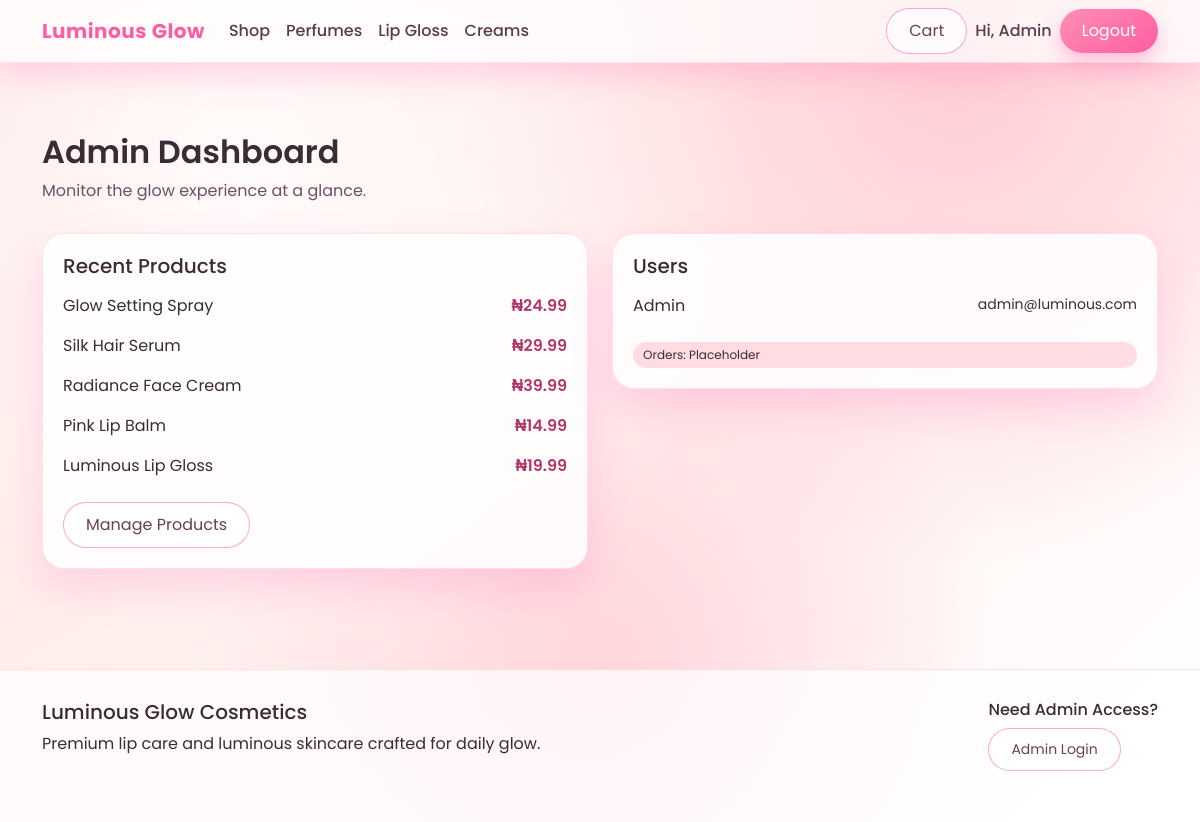
The page /admin/dashboard (signed in) on the database its author committed.
### models.py (models this page shows)
class User(Base):
    __tablename__ = "users"
    id = Column(Integer, primary_key=True, index=True)
    username = Column(String(50), nullable=False)
    email = Column(String(120), unique=True, nullable=False, index=True)
    password_hash = Column(String(255), nullable=False)
    is_admin = Column(Boolean, default=False)
    created_at = Column(DateTime, default=datetime.utcnow)
    cart_items = relationship("CartItem", back_populates="user")

class Product(Base):
    __tablename__ = "products"
    id = Column(Integer, primary_key=True, index=True)
    name = Column(String(120), nullable=False)
    description = Column(Text, nullable=False)
    price = Column(Float, nullable=False)
    category = Column(String(50), nullable=False, index=True)
    image_url = Column(String(255), nullable=False)
    stock = Column(Integer, default=0)
    cart_items = relationship("CartItem", back_populates="product")

### admin.py (the view)
@router.get("/dashboard")
def admin_dashboard(
    request: Request,
    db: Session = Depends(get_db),
    current_user: User = Depends(require_admin),
):
    users = db.query(User).order_by(User.created_at.desc()).all()
    products = db.query(Product).order_by(Product.id.desc()).limit(5).all()
    return templates.TemplateResponse(
        "admin/dashboard.html",
        {
            "request": request,
            "current_user": current_user,
            "users": users,
            "products": products,
        },
    )

### templates/admin/dashboard.html
{% extends "base.html" %}
{% block content %}
<section class="section">
  <div class="container">
    <div class="section-header">
      <h2>Admin Dashboard</h2>
      <p>Monitor the glow experience at a glance.</p>
    </div>
    <div class="row g-4">
      <div class="col-12 col-lg-6">
        <div class="panel-card">
          <h5>Recent Products</h5>
          <ul class="list-unstyled">
            {% for product in products %}
            <li class="panel-row">
              <span>{{ product.name }}</span>
              <span class="price">₦{{ "%.2f"|format(product.price) }}</span>
            </li>
            {% else %}
            <li>No products yet.</li>
            {% endfor %}
          </ul>
          <a class="btn btn-glossy-outline" href="/admin/products">Manage Products</a>
        </div>
      </div>
      <div class="col-12 col-lg-6">
        <div class="panel-card">
          <h5>Users</h5>
          <ul class="list-unstyled">
            {% for user in users[:5] %}
            <li class="panel-row">
              <span>{{ user.username }}</span>
              <small>{{ user.email }}</small>
            </li>
            {% else %}
            <li>No users yet.</li>
            {% endfor %}
          </ul>
          <div class="tag">Orders: Placeholder</div>
        </div>
      </div>
    </div>
  </div>
</section>
{% endblock %}

### templates/base.html (shortened to what this page needs)
<!DOCTYPE html>
<html lang="en">
<head>
  <link href="https://cdn.jsdelivr.net/npm/bootstrap@5.3.2/dist/css/bootstrap.min.css" rel="stylesheet" />
  <link rel="stylesheet" href="/static/css/style.css" />
</head>
<body>
  <div class="glossy-bg"></div>
  <nav class="navbar navbar-expand-lg navbar-glossy">
    <div class="container">
      <a class="navbar-brand" href="/">Luminous Glow</a>
      <div class="collapse navbar-collapse" id="navMenu">
        <ul class="navbar-nav me-auto mb-2 mb-lg-0">
          <li class="nav-item"><a class="nav-link" href="/products">Shop</a></li>
          <li class="nav-item"><a class="nav-link" href="/products?category=Perfumes">Perfumes</a></li>
          <li class="nav-item"><a class="nav-link" href="/products?category=Lip Gloss">Lip Gloss</a></li>
          <li class="nav-item"><a class="nav-link" href="/products?category=Creams">Creams</a></li>
        </ul>
        <div class="d-flex align-items-center gap-2">
          <a class="btn btn-glossy-outline" href="/cart">Cart</a>
          {% if current_user %}
          <span class="nav-user">Hi, {{ current_user.username }}</span>
          <form method="post" action="/logout" class="d-inline">
            <button class="btn btn-glossy" type="submit">Logout</button>
          </form>
          {% else %}
          <a class="btn btn-glossy-outline" href="/login">Login</a>
          <a class="btn btn-glossy" href="/register">Register</a>
          {% endif %}
        </div>
      </div>
    </div>
  </nav>
  <main class="content-wrapper">
    {% block content %}{% endblock %}
  </main>
  <footer class="footer-glossy">
    <div class="container">
      <div class="d-flex justify-content-between flex-wrap gap-3">
        <div>
          <h5>Luminous Glow Cosmetics</h5>
          <p>Premium lip care and luminous skincare crafted for daily glow.</p>
        </div>
        <div>
          <h6>Need Admin Access?</h6>
          <a class="btn btn-sm btn-glossy-outline" href="/admin/login">Admin Login</a>
        </div>
      </div>
    </div>
  </footer>
</body>
</html>

### static/css/style.css (style rules this page uses)
:root { --pink-1: #ffb6c1; --pink-2: #ffc0cb; --pink-3: #ffd1dc; --pink-4: #ffe4e1; --white: #ffffff; --rose-glow: #ff8fb5; --magenta: #ff5da2; --shadow: rgba(255, 105, 180, 0.25); }
* { box-sizing: border-box; }
body { font-family: "Poppins", sans-serif; background: linear-gradient(135deg, var(--pink-4), var(--white)); color: #3b2b35; min-height: 100vh; position: relative; }
.glossy-bg { position: fixed; inset: 0; background: radial-gradient(circle at 20% 20%, rgba(255, 255, 255, 0.8), transparent 45%), radial-gradient(circle at 80% 10%, rgba(255, 182, 193, 0.6), transparent 40%), radial-gradient(circle at 50% 80%, rgba(255, 192, 203, 0.6), transparent 45%); pointer-events: none; z-index: -1; }
.navbar-glossy { background: rgba(255, 255, 255, 0.7); backdrop-filter: blur(16px); border-bottom: 1px solid rgba(255, 182, 193, 0.3); box-shadow: 0 12px 30px var(--shadow); }
.navbar-brand { font-weight: 700; color: var(--magenta); letter-spacing: 0.5px; }
.nav-link { color: #5a3b4b; font-weight: 500; }
.nav-user { font-weight: 500; color: #5a3b4b; }
.content-wrapper { padding-top: 30px; }
.section { padding: 40px 0 60px; }
.section-header { margin-bottom: 30px; }
.section-header h2 { font-weight: 600; margin-bottom: 8px; }
.section-header p { color: #6d5061; }
.btn-glossy { background: linear-gradient(145deg, var(--rose-glow), var(--magenta)); color: var(--white); border: none; border-radius: 30px; padding: 10px 22px; box-shadow: 0 10px 20px rgba(255, 93, 162, 0.35); transition: transform 0.2s ease, box-shadow 0.2s ease; }
.btn-glossy-outline { border: 1px solid rgba(255, 105, 180, 0.6); border-radius: 30px; padding: 10px 22px; background: rgba(255, 255, 255, 0.7); color: #6a3f57; }
.price { font-weight: 600; color: #b3366a; }
.tag { background: rgba(255, 182, 193, 0.45); padding: 4px 10px; border-radius: 16px; font-size: 0.75rem; }
.review-card, .panel-card, .auth-card, .product-row { background: rgba(255, 255, 255, 0.85); border-radius: 22px; padding: 20px; border: 1px solid rgba(255, 182, 193, 0.4); box-shadow: 0 18px 38px rgba(255, 105, 180, 0.22); }
.panel-row { display: flex; justify-content: space-between; padding: 8px 0; }
.footer-glossy { padding: 30px 0 50px; background: rgba(255, 255, 255, 0.7); border-top: 1px solid rgba(255, 182, 193, 0.4); margin-top: 40px; }

### rows shown on the page
User: username "Admin", email "admin@luminous.com"
Product: name "Glow Setting Spray", price "24.99"
Product: name "Silk Hair Serum", price "29.99"
Product: name "Radiance Face Cream", price "39.99"
Product: name "Pink Lip Balm", price "14.99"
Product: name "Luminous Lip Gloss", price "19.99"
